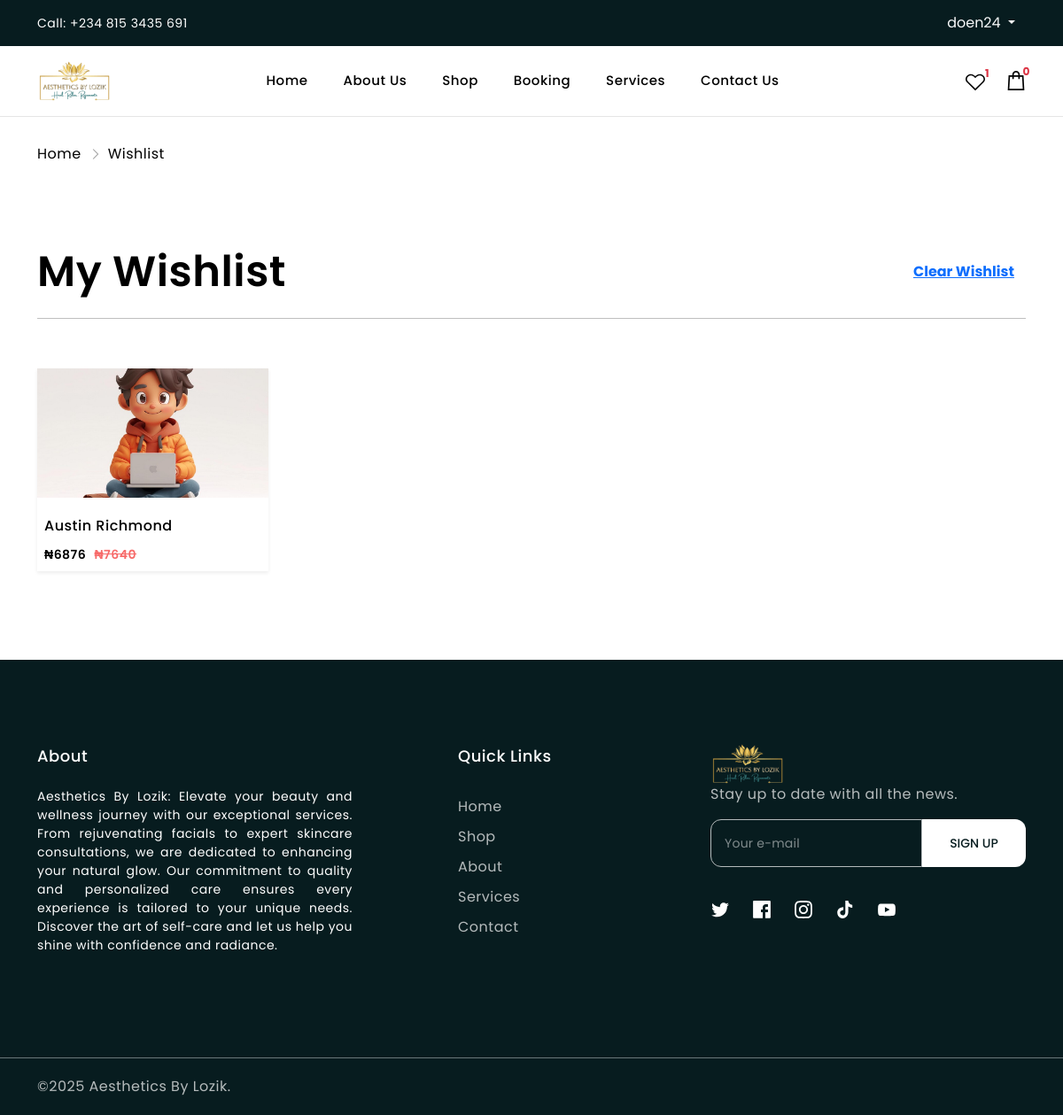
Screenshot of /wishlist.php (signed in) with the database file from the repository.
### tables this page shows
CREATE TABLE `users` (
  `id` int(11) NOT NULL,
  `userid` varchar(20) NOT NULL,
  `firstname` varchar(50) NOT NULL,
  `lastname` varchar(50) NOT NULL,
  `username` varchar(50) NOT NULL,
  `phone` varchar(20) NOT NULL,
  `email` varchar(100) NOT NULL,
  `password` varchar(100) NOT NULL,
  `code` varchar(10) NOT NULL,
  `created_at` datetime NOT NULL DEFAULT current_timestamp()
);

CREATE TABLE `products` (
  `id` int(11) NOT NULL,
  `category_id` int(11) NOT NULL,
  `productid` varchar(11) NOT NULL,
  `name` varchar(255) NOT NULL,
  `tags` varchar(255) NOT NULL,
  `price` int(11) NOT NULL,
  `discount` float NOT NULL,
  `description` text NOT NULL,
  `image` varchar(255) NOT NULL,
  `status` varchar(30) NOT NULL DEFAULT 'available',
  `created_at` datetime NOT NULL DEFAULT current_timestamp()
);

### wishlist.php (the view, shortened to what this page needs)
<?php
include_once("functions.php");
?>
<!doctype html>
<html lang="en" class="no-js">
<head>
    <link rel="stylesheet" href="assets/css/vendor.css">
    <link rel="stylesheet" href="assets/css/style.css">
</head>
<body>
    <div class="body-wrapper">
        <?php
        include("components/header.php");
        ?>
        <div class="breadcrumb">
            <div class="container">
                <ul class="list-unstyled d-flex align-items-center m-0">
                    <li><a href="/">Home</a></li>
                    <li>
                        <svg class="icon icon-breadcrumb" width="64" height="64" viewBox="0 0 64 64" fill="none"
                            xmlns="http://www.w3.org/2000/svg">
                            <g opacity="0.4">
                                <path
                                    d="M25.9375 8.5625L23.0625 11.4375L43.625 32L23.0625 52.5625L25.9375 55.4375L47.9375 33.4375L49.3125 32L47.9375 30.5625L25.9375 8.5625Z"
                                    fill="#000" />
                            </g>
                        </svg>
                    </li>
                    <li>Wishlist</li>
                </ul>
            </div>
        </div>
        <main id="MainContent" class="content-for-layout">
            <div class="wishlist-page mt-100">
                <div class="wishlist-page-inner">
                    <div class="container">
                        <div class="section-header d-flex align-items-center justify-content-between flex-wrap">
                            <h2 class="section-heading">My Wishlist</h2>
                            <form method="post">
                                <input type="submit" name="clear" value="Clear Wishlist" class="btn btn-link fw-bold">
                            </form>
                        </div>
                        <hr>
                        <div class="row">
                            <?php
                            $getWish = mysqli_query($conn, "SELECT * FROM `wish` WHERE `userid` = '$userid'");
                            if (mysqli_num_rows($getWish) > 0):
                                $fetchedWishes = mysqli_fetch_assoc($getWish);
                                $productid = $fetchedWishes["productid"];
                                $getPopularProducts = mysqli_query($conn, "SELECT * FROM `products` WHERE `productid` = '$productid' ORDER BY `id` DESC");
                                if (mysqli_num_rows($getPopularProducts) > 0):
                                    while ($products = mysqli_fetch_assoc($getPopularProducts)):
                                        if ($products["discount"] > 0) {
                                            $discount = $products["price"] - ($products["price"] * ($products["discount"] / 100));
                                        }
                                        ?>
                                        <div class="col-lg-3 col-md-6 col-6" data-aos="fade-up" data-aos-duration="700">
                                            <div class="product-card shadow-sm">
                                                <div class="product-card-img">
                                                    <a class="hover-switch" href="product.php?pid=<?= $products["productid"]; ?>">
                                                        <img class="primary-img" src="uploads/<?= $products["image"]; ?>"
                                                            style="aspect-ratio: 16/9; width: 100%; object-fit: cover; background-color: #fff; "
                                                            alt="product-img" />
                                                    </a>
                                                    <div class="product-card-action product-card-action-2 justify-content-center">
                                                    </div>
                                                </div>
                                                <div class="product-card-details px-2 pb-2">
                                                    <h3 class="product-card-title text-truncate">
                                                        <a class=""
                                                            href="product.php?pid=<?= $products["productid"]; ?>"><?= $products["name"]; ?></a>
                                                    </h3>
                                                    <?php if ($products["discount"] > 0): ?>
                                                        <div class="product-card-price">
                                                            <span class="card-price-regular">₦<?= $discount; ?></span>
                                                            <span
                                                                class="card-price-compare text-decoration-line-through">₦<?= $products["price"]; ?></span>
                                                        </div>
                                                    <?php else: ?>
                                                        <div class="product-card-price">
                                                            <span class="card-price-regular">₦<?= $products["price"]; ?></span>
                                                        </div>
                                                    <?php endif; ?>
                                                </div>
                                            </div>
                                        </div>
                                        <?php
                                    endwhile;
                                endif;
                            endif;
                            ?>
                        </div>
                    </div>
                </div>
            </div>
        </main>
        <?php
        include("components/footer.php");
        ?>
    </div>
</body>
</html>

### components/header.php (shortened to what this page needs)
<?php
if (isset($_SESSION["user"])) {
    $userid = $_SESSION["user"]["userid"];
    $getUser = mysqli_query($conn, "SELECT * FROM `users` WHERE `userid`='$userid'");
    if (mysqli_num_rows($getUser) > 0) {
        $userDetail = mysqli_fetch_assoc($getUser);
    }
}
?>
<div class="announcement-bar bg-4 py-1 py-lg-2">
    <div class="container">
        <div class="row align-items-center justify-content-between">
            <div class="col-lg-3 d-lg-block d-none">
                <div class="announcement-call-wrapper">
                    <div class="announcement-call">
                        <a class="announcement-text text-white" href="tel:+2348153435691">Call: +234 815 3435 691</a>
                    </div>
                </div>
            </div>
            <div class="col-lg-3 d-lg-block d-none">
                <div class="announcement-meta-wrapper d-flex align-items-center justify-content-end">
                    <div class="announcement-meta d-flex align-items-center">
                        <?php if (!isset($_SESSION["user"])): ?>
                            <a class="announcement-login announcement-text text-white" href="login.php">
                                <svg class="icon icon-user" width="10" height="11" viewBox="0 0 10 11" fill="none"
                                    xmlns="http://www.w3.org/2000/svg">
                                    <path
                                        d="M5 0C3.07227 0 1.5 1.57227 1.5 3.5C1.5 4.70508 2.11523 5.77539 3.04688 6.40625C1.26367 7.17188 0 8.94141 0 11H1C1 8.78516 2.78516 7 5 7C7.21484 7 9 8.78516 9 11H10C10 8.94141 8.73633 7.17188 6.95312 6.40625C7.88477 5.77539 8.5 4.70508 8.5 3.5C8.5 1.57227 6.92773 0 5 0ZM5 1C6.38672 1 7.5 2.11328 7.5 3.5C7.5 4.88672 6.38672 6 5 6C3.61328 6 2.5 4.88672 2.5 3.5C2.5 2.11328 3.61328 1 5 1Z"
                                        fill="#fff" />
                                </svg>
                                <span>Login</span>
                            </a>
                        <?php else: ?>
                            <div class="btn-group ms-2">
                                <button class="btn btn-link text-light text-decoration-none dropdown-toggle" type="button"
                                    id="triggerId" data-bs-toggle="dropdown" aria-haspopup="true" aria-expanded="false">
                                    <?= isset($userDetail) ? $userDetail["username"] : "User" ?>
                                </button>
                            </div>
                        <?php endif; ?>
                    </div>
                </div>
            </div>
        </div>
    </div>
</div>
<header class="sticky-header border-btm-black header-1">
    <div class="header-bottom">
        <div class="container">
            <div class="row align-items-center">
                <div class="col-lg-3 col-md-4 col-4">
                    <div class="header-logo">
                        <a href="./" class="logo-main ">
                            <img src="assets/images/logo.png" alt="" style="height: 45px;">
                        </a>
                    </div>
                </div>
                <div class="col-lg-6 d-lg-block d-none">
                    <nav class="site-navigation">
                        <ul class="main-menu list-unstyled justify-content-center">
                            <li
                                class="menu-list-item nav-item <?= basename($_SERVER["SCRIPT_NAME"]) == "index.php" ? "active" : ""; ?> ">
                                <div class="mega-menu-header">
                                    <a class="nav-link text-nowrap" href="index.php"> Home </a>
                                </div>
                            </li>
                            <li
                                class="menu-list-item nav-item <?= basename($_SERVER["SCRIPT_NAME"]) == "about-us.php" ? "active" : ""; ?>">
                                <div class="mega-menu-header">
                                    <a class="nav-link text-nowrap" href="about-us.php">About Us</a>
                                </div>
                            </li>
                            <li
                                class="menu-list-item nav-item <?= basename($_SERVER["SCRIPT_NAME"]) == "shop.php" ? "active" : ""; ?>">
                                <div class="mega-menu-header">
                                    <a class="nav-link text-nowrap" href="shop.php">
                                        Shop
                                    </a>
                                </div>
                            </li>
                            <li
                                class="menu-list-item nav-item <?= basename($_SERVER["SCRIPT_NAME"]) == "booking.php" ? "active" : ""; ?>">
                                <div class="mega-menu-header">
                                    <a class="nav-link text-nowrap" href="booking.php">
                                        Booking
                                    </a>
                                </div>
                            </li>
                            <li
                                class="menu-list-item nav-item <?= basename($_SERVER["SCRIPT_NAME"]) == "services.php" ? "active" : ""; ?>">
                                <div class="mega-menu-header">
                                    <a class="nav-link text-nowrap" href="services.php"> Services </a>
                                </div>
                            </li>
                            <li
                                class="menu-list-item nav-item <?= basename($_SERVER["SCRIPT_NAME"]) == "contact.php" ? "active" : ""; ?>">
                                <a class="nav-link text-nowrap" href="contact.php">Contact Us</a>
                            </li>
                        </ul>
                    </nav>
                </div>
                <div class="col-lg-3 col-md-8 col-8">
                    <div class="header-action d-flex align-items-center justify-content-end">
                        <a class="header-action-item position-relative header-wishlist ms-4 d-none d-lg-block"
                            href="<?= isset($_SESSION["user"]) ? 'wishlist.php' : 'login.php'; ?>">
                            <?php
                            if (isset($_SESSION["user"])):
                                $getWishList = mysqli_query($conn, "SELECT * FROM `wish` WHERE `userid` = '$userid'");
                                ?>
                                <small class="position-absolute text-danger fw-bold "
                                    style="top: -5px; right: -5px;"><?= $getWishList->num_rows ?></small>
                            <?php endif; ?>
                        </a>
                        <a class="header-action-item position-relative header-cart ms-4"
                            href="<?= isset($_SESSION["user"]) ? 'cart.php' : 'login.php'; ?>">
                            <?php
                            if (isset($_SESSION["user"])):
                                $getCartInfo = mysqli_query($conn, "SELECT * FROM `cart` WHERE `userid` = '$userid'");
                                ?>
                                <small class="position-absolute text-danger fw-bold "
                                    style="top: -5px; right: -5px;"><?= $getCartInfo->num_rows ?></small>
                            <?php endif; ?>
                        </a>
                    </div>
                </div>
            </div>
        </div>
    </div>
</header>

### wishlist.php (style rules this page uses)
:root { --primary-color: #00234D; --secondary-color: #F76B6A; --btn-primary-border-radius: 0.25rem; --btn-primary-color: #fff; --btn-primary-background-color: #00234D; --btn-primary-border-color: #00234D; --btn-primary-hover-color: #fff; --btn-primary-background-hover-color: #00234D; --btn-primary-border-hover-color: #00234D; --btn-primary-font-weight: 500; --btn-secondary-border-radius: 0.25rem; --btn-secondary-color: #00234D; --btn-secondary-background-color: transparent; --btn-secondary-border-color: #00234D; --btn-secondary-hover-color: #fff; --btn-secondary-background-hover-color: #00234D; --btn-secondary-border-hover-color: #00234D; --btn-secondary-font-weight: 500; --heading-color: #000; --heading-font-family: 'Poppins', sans-serif; --heading-font-weight: 700; --title-color: #000; --title-font-family: 'Poppins', sans-serif; --title-font-weight: 400; --body-color: #000; --body-background-color: #fff; --body-font-family: 'Poppins', sans-serif; --body-font-size: 14px; --body-font-weight: 400; --section-heading-color: #000; --section-heading-font-family: 'Poppins', sans-serif; --section-heading-font-size: 48px; --section-heading-font-weight: 600; --section-subheading-color: #000; --section-subheading-font-family: 'Poppins', sans-serif; --section-subheading-font-size: 16px; --section-subheading-font-weight: 400; }

### rows the page displays
users: username "doen24"
products: image (picture), name "Austin Richmond", discount "6876", price "7640"

### other values shown
$getWishList->num_rows "1"
$getCartInfo->num_rows "0"
